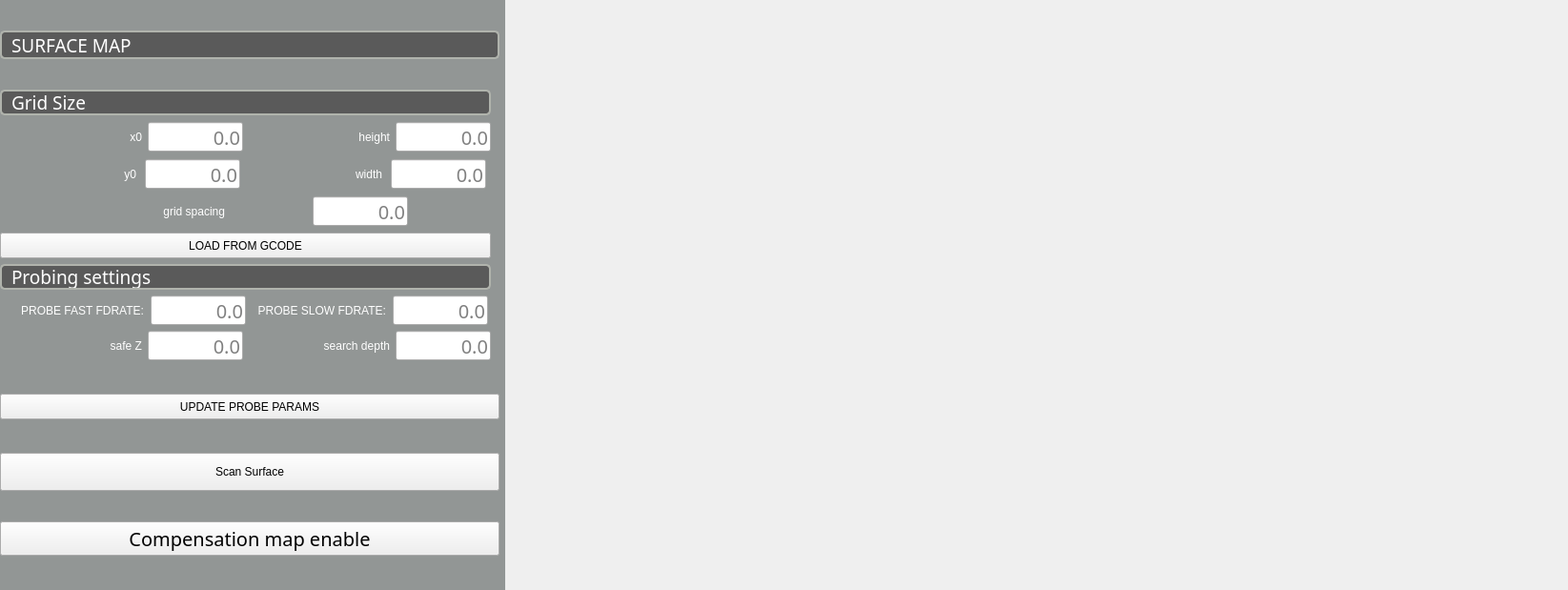
<?xml version="1.0" encoding="UTF-8"?>
<ui version="4.0">
 <class>SURFACEMAP</class>
 <widget class="QWidget" name="SURFACEMAP">
  <property name="geometry">
   <rect>
    <x>0</x>
    <y>0</y>
    <width>1645</width>
    <height>619</height>
   </rect>
  </property>
  <property name="maximumSize">
   <size>
    <width>1645</width>
    <height>619</height>
   </size>
  </property>
  <property name="windowTitle">
   <string>USER MAIN</string>
  </property>
  <property name="sidebar" stdset="0">
   <bool>false</bool>
  </property>
  <widget class="QWidget" name="widget_44" native="true">
   <property name="geometry">
    <rect>
     <x>0</x>
     <y>0</y>
     <width>530</width>
     <height>619</height>
    </rect>
   </property>
   <property name="sizePolicy">
    <sizepolicy hsizetype="Expanding" vsizetype="Preferred">
     <horstretch>1</horstretch>
     <verstretch>0</verstretch>
    </sizepolicy>
   </property>
   <property name="minimumSize">
    <size>
     <width>530</width>
     <height>0</height>
    </size>
   </property>
   <property name="maximumSize">
    <size>
     <width>530</width>
     <height>16777215</height>
    </size>
   </property>
   <property name="styleSheet">
    <string notr="true">.QWidget {
    background-color: #929695;;
}</string>
   </property>
   <layout class="QVBoxLayout" name="verticalLayout_41">
    <property name="topMargin">
     <number>6</number>
    </property>
    <property name="rightMargin">
     <number>6</number>
    </property>
    <property name="bottomMargin">
     <number>9</number>
    </property>
    <item>
     <widget class="QLabel" name="label_81">
      <property name="sizePolicy">
       <sizepolicy hsizetype="Preferred" vsizetype="Fixed">
        <horstretch>0</horstretch>
        <verstretch>0</verstretch>
       </sizepolicy>
      </property>
      <property name="minimumSize">
       <size>
        <width>0</width>
        <height>30</height>
       </size>
      </property>
      <property name="maximumSize">
       <size>
        <width>16777215</width>
        <height>30</height>
       </size>
      </property>
      <property name="font">
       <font>
        <family>Bebas Kai</family>
        <pointsize>14</pointsize>
        <weight>50</weight>
        <italic>false</italic>
        <bold>false</bold>
       </font>
      </property>
      <property name="styleSheet">
       <string notr="true">QLabel{
    border-style: solid;
    border-color: rgb(176, 179, 172);
    border-width: 2px;
    border-radius: 5px;
    color: white;
    background: rgb(90, 90, 90);
	font: 14pt &quot;Bebas Kai&quot;;
}</string>
      </property>
      <property name="text">
       <string>SURFACE MAP</string>
      </property>
      <property name="alignment">
       <set>Qt::AlignLeading|Qt::AlignLeft|Qt::AlignVCenter</set>
      </property>
      <property name="indent">
       <number>10</number>
      </property>
     </widget>
    </item>
    <item>
     <layout class="QVBoxLayout" name="verticalLayout_22">
      <property name="spacing">
       <number>6</number>
      </property>
      <property name="topMargin">
       <number>0</number>
      </property>
      <property name="rightMargin">
       <number>9</number>
      </property>
      <item>
       <widget class="QLabel" name="label_82">
        <property name="sizePolicy">
         <sizepolicy hsizetype="Preferred" vsizetype="Fixed">
          <horstretch>0</horstretch>
          <verstretch>0</verstretch>
         </sizepolicy>
        </property>
        <property name="minimumSize">
         <size>
          <width>0</width>
          <height>27</height>
         </size>
        </property>
        <property name="maximumSize">
         <size>
          <width>16777215</width>
          <height>27</height>
         </size>
        </property>
        <property name="font">
         <font>
          <family>Bebas Kai</family>
          <pointsize>14</pointsize>
          <weight>50</weight>
          <italic>false</italic>
          <bold>false</bold>
         </font>
        </property>
        <property name="styleSheet">
         <string notr="true">QLabel{
    border-style: solid;
    border-color: rgb(176, 179, 172);
    border-width: 2px;
    border-radius: 5px;
    color: white;
    background: rgb(90, 90, 90);
	font: 14pt &quot;Bebas Kai&quot;;
}</string>
        </property>
        <property name="text">
         <string>Grid Size</string>
        </property>
        <property name="indent">
         <number>10</number>
        </property>
       </widget>
      </item>
      <item>
       <layout class="QHBoxLayout" name="horizontalLayout_154">
        <property name="topMargin">
         <number>1</number>
        </property>
        <property name="bottomMargin">
         <number>1</number>
        </property>
        <item>
         <widget class="QLabel" name="label_83">
          <property name="sizePolicy">
           <sizepolicy hsizetype="Fixed" vsizetype="Fixed">
            <horstretch>0</horstretch>
            <verstretch>0</verstretch>
           </sizepolicy>
          </property>
          <property name="minimumSize">
           <size>
            <width>140</width>
            <height>31</height>
           </size>
          </property>
          <property name="maximumSize">
           <size>
            <width>150</width>
            <height>31</height>
           </size>
          </property>
          <property name="styleSheet">
           <string notr="true">QLabel{
font: 75 14pt &quot;Bebas Kai&quot;;
color: white;
}</string>
          </property>
          <property name="lineWidth">
           <number>0</number>
          </property>
          <property name="text">
           <string>x0</string>
          </property>
          <property name="alignment">
           <set>Qt::AlignRight|Qt::AlignTrailing|Qt::AlignVCenter</set>
          </property>
          <property name="indent">
           <number>0</number>
          </property>
         </widget>
        </item>
        <item>
         <widget class="VCPSettingsLineEdit" name="surface_scan_x0_3050">
          <property name="sizePolicy">
           <sizepolicy hsizetype="Fixed" vsizetype="Fixed">
            <horstretch>0</horstretch>
            <verstretch>0</verstretch>
           </sizepolicy>
          </property>
          <property name="minimumSize">
           <size>
            <width>100</width>
            <height>31</height>
           </size>
          </property>
          <property name="maximumSize">
           <size>
            <width>100</width>
            <height>31</height>
           </size>
          </property>
          <property name="font">
           <font>
            <family>bebas kai</family>
            <pointsize>15</pointsize>
            <weight>50</weight>
            <italic>false</italic>
            <bold>false</bold>
           </font>
          </property>
          <property name="focusPolicy">
           <enum>Qt::ClickFocus</enum>
          </property>
          <property name="styleSheet">
           <string notr="true">VCPSettingsLineEdit {
    font: 15pt &quot;bebas kai&quot;
}</string>
          </property>
          <property name="alignment">
           <set>Qt::AlignRight|Qt::AlignTrailing|Qt::AlignVCenter</set>
          </property>
          <property name="placeholderText">
           <string>0.0</string>
          </property>
          <property name="rules" stdset="0">
           <string>[{&quot;name&quot;: &quot;enable&quot;, &quot;property&quot;: &quot;Enable&quot;, &quot;expression&quot;: &quot;True if ch[0] else False&quot;, &quot;channels&quot;: [{&quot;url&quot;: &quot;status:all_axes_homed&quot;, &quot;trigger&quot;: true}]}]</string>
          </property>
          <property name="settingName" stdset="0">
           <string>surface-scan.x0</string>
          </property>
          <property name="textFormat" stdset="0">
           <string/>
          </property>
         </widget>
        </item>
        <item>
         <widget class="QLabel" name="label_85">
          <property name="sizePolicy">
           <sizepolicy hsizetype="Fixed" vsizetype="Fixed">
            <horstretch>0</horstretch>
            <verstretch>0</verstretch>
           </sizepolicy>
          </property>
          <property name="minimumSize">
           <size>
            <width>140</width>
            <height>31</height>
           </size>
          </property>
          <property name="maximumSize">
           <size>
            <width>150</width>
            <height>31</height>
           </size>
          </property>
          <property name="styleSheet">
           <string notr="true">QLabel{
font: 75 14pt &quot;Bebas Kai&quot;;
color: white;
}</string>
          </property>
          <property name="lineWidth">
           <number>0</number>
          </property>
          <property name="text">
           <string>height</string>
          </property>
          <property name="alignment">
           <set>Qt::AlignRight|Qt::AlignTrailing|Qt::AlignVCenter</set>
          </property>
          <property name="indent">
           <number>0</number>
          </property>
         </widget>
        </item>
        <item>
         <widget class="VCPSettingsLineEdit" name="surface_scan_height_3052">
          <property name="sizePolicy">
           <sizepolicy hsizetype="Fixed" vsizetype="Fixed">
            <horstretch>0</horstretch>
            <verstretch>0</verstretch>
           </sizepolicy>
          </property>
          <property name="minimumSize">
           <size>
            <width>100</width>
            <height>31</height>
           </size>
          </property>
          <property name="maximumSize">
           <size>
            <width>100</width>
            <height>31</height>
           </size>
          </property>
          <property name="font">
           <font>
            <family>bebas kai</family>
            <pointsize>15</pointsize>
            <weight>50</weight>
            <italic>false</italic>
            <bold>false</bold>
           </font>
          </property>
          <property name="focusPolicy">
           <enum>Qt::ClickFocus</enum>
          </property>
          <property name="styleSheet">
           <string notr="true">VCPSettingsLineEdit {
    font: 15pt &quot;bebas kai&quot;
}</string>
          </property>
          <property name="alignment">
           <set>Qt::AlignRight|Qt::AlignTrailing|Qt::AlignVCenter</set>
          </property>
          <property name="placeholderText">
           <string>0.0</string>
          </property>
          <property name="rules" stdset="0">
           <string>[{&quot;name&quot;: &quot;enable&quot;, &quot;property&quot;: &quot;Enable&quot;, &quot;expression&quot;: &quot;True if ch[0] else False&quot;, &quot;channels&quot;: [{&quot;url&quot;: &quot;status:all_axes_homed&quot;, &quot;trigger&quot;: true}]}]</string>
          </property>
          <property name="settingName" stdset="0">
           <string>surface-scan.height</string>
          </property>
         </widget>
        </item>
       </layout>
      </item>
      <item>
       <layout class="QHBoxLayout" name="horizontalLayout_155">
        <property name="topMargin">
         <number>1</number>
        </property>
        <property name="bottomMargin">
         <number>1</number>
        </property>
        <item>
         <widget class="QLabel" name="label_94">
          <property name="sizePolicy">
           <sizepolicy hsizetype="Fixed" vsizetype="Fixed">
            <horstretch>0</horstretch>
            <verstretch>0</verstretch>
           </sizepolicy>
          </property>
          <property name="minimumSize">
           <size>
            <width>140</width>
            <height>31</height>
           </size>
          </property>
          <property name="maximumSize">
           <size>
            <width>140</width>
            <height>31</height>
           </size>
          </property>
          <property name="baseSize">
           <size>
            <width>140</width>
            <height>30</height>
           </size>
          </property>
          <property name="styleSheet">
           <string notr="true">QLabel{
font: 75 14pt &quot;Bebas Kai&quot;;
color: white;
}</string>
          </property>
          <property name="lineWidth">
           <number>0</number>
          </property>
          <property name="text">
           <string>y0</string>
          </property>
          <property name="alignment">
           <set>Qt::AlignRight|Qt::AlignTrailing|Qt::AlignVCenter</set>
          </property>
          <property name="indent">
           <number>0</number>
          </property>
         </widget>
        </item>
        <item>
         <widget class="VCPSettingsLineEdit" name="surface_scan_x0_3051">
          <property name="sizePolicy">
           <sizepolicy hsizetype="Fixed" vsizetype="Fixed">
            <horstretch>0</horstretch>
            <verstretch>0</verstretch>
           </sizepolicy>
          </property>
          <property name="minimumSize">
           <size>
            <width>100</width>
            <height>31</height>
           </size>
          </property>
          <property name="maximumSize">
           <size>
            <width>100</width>
            <height>31</height>
           </size>
          </property>
          <property name="font">
           <font>
            <family>bebas kai</family>
            <pointsize>15</pointsize>
            <weight>50</weight>
            <italic>false</italic>
            <bold>false</bold>
           </font>
          </property>
          <property name="focusPolicy">
           <enum>Qt::ClickFocus</enum>
          </property>
          <property name="styleSheet">
           <string notr="true">VCPSettingsLineEdit {
    font: 15pt &quot;bebas kai&quot;
}</string>
          </property>
          <property name="alignment">
           <set>Qt::AlignRight|Qt::AlignTrailing|Qt::AlignVCenter</set>
          </property>
          <property name="placeholderText">
           <string>0.0</string>
          </property>
          <property name="rules" stdset="0">
           <string>[{&quot;name&quot;: &quot;enable&quot;, &quot;property&quot;: &quot;Enable&quot;, &quot;expression&quot;: &quot;True if ch[0] else False&quot;, &quot;channels&quot;: [{&quot;url&quot;: &quot;status:all_axes_homed&quot;, &quot;trigger&quot;: true}]}]</string>
          </property>
          <property name="settingName" stdset="0">
           <string>surface-scan.y0</string>
          </property>
          <property name="textFormat" stdset="0">
           <string/>
          </property>
         </widget>
        </item>
        <item>
         <widget class="QLabel" name="label_86">
          <property name="sizePolicy">
           <sizepolicy hsizetype="Fixed" vsizetype="Fixed">
            <horstretch>0</horstretch>
            <verstretch>0</verstretch>
           </sizepolicy>
          </property>
          <property name="minimumSize">
           <size>
            <width>140</width>
            <height>31</height>
           </size>
          </property>
          <property name="maximumSize">
           <size>
            <width>140</width>
            <height>31</height>
           </size>
          </property>
          <property name="baseSize">
           <size>
            <width>140</width>
            <height>30</height>
           </size>
          </property>
          <property name="styleSheet">
           <string notr="true">QLabel{
font: 75 14pt &quot;Bebas Kai&quot;;
color: white;
}</string>
          </property>
          <property name="lineWidth">
           <number>0</number>
          </property>
          <property name="text">
           <string>width</string>
          </property>
          <property name="alignment">
           <set>Qt::AlignRight|Qt::AlignTrailing|Qt::AlignVCenter</set>
          </property>
          <property name="indent">
           <number>0</number>
          </property>
         </widget>
        </item>
        <item>
         <widget class="VCPSettingsLineEdit" name="surface_scan_width_3053">
          <property name="sizePolicy">
           <sizepolicy hsizetype="Fixed" vsizetype="Fixed">
            <horstretch>0</horstretch>
            <verstretch>0</verstretch>
           </sizepolicy>
          </property>
          <property name="minimumSize">
           <size>
            <width>100</width>
            <height>31</height>
           </size>
          </property>
          <property name="maximumSize">
           <size>
            <width>100</width>
            <height>31</height>
           </size>
          </property>
          <property name="font">
           <font>
            <family>bebas kai</family>
            <pointsize>15</pointsize>
            <weight>50</weight>
            <italic>false</italic>
            <bold>false</bold>
           </font>
          </property>
          <property name="focusPolicy">
           <enum>Qt::ClickFocus</enum>
          </property>
          <property name="styleSheet">
           <string notr="true">VCPSettingsLineEdit {
    font: 15pt &quot;bebas kai&quot;
}</string>
          </property>
          <property name="alignment">
           <set>Qt::AlignRight|Qt::AlignTrailing|Qt::AlignVCenter</set>
          </property>
          <property name="placeholderText">
           <string>0.0</string>
          </property>
          <property name="rules" stdset="0">
           <string>[{&quot;name&quot;: &quot;enable&quot;, &quot;property&quot;: &quot;Enable&quot;, &quot;expression&quot;: &quot;True if ch[0] else False&quot;, &quot;channels&quot;: [{&quot;url&quot;: &quot;status:all_axes_homed&quot;, &quot;trigger&quot;: true}]}]</string>
          </property>
          <property name="settingName" stdset="0">
           <string>surface-scan.width</string>
          </property>
          <property name="textFormat" stdset="0">
           <string/>
          </property>
         </widget>
        </item>
       </layout>
      </item>
      <item>
       <layout class="QHBoxLayout" name="horizontalLayout_156">
        <property name="topMargin">
         <number>1</number>
        </property>
        <property name="bottomMargin">
         <number>1</number>
        </property>
        <item>
         <widget class="QLabel" name="label_87">
          <property name="sizePolicy">
           <sizepolicy hsizetype="Fixed" vsizetype="Fixed">
            <horstretch>0</horstretch>
            <verstretch>0</verstretch>
           </sizepolicy>
          </property>
          <property name="minimumSize">
           <size>
            <width>140</width>
            <height>31</height>
           </size>
          </property>
          <property name="maximumSize">
           <size>
            <width>150</width>
            <height>31</height>
           </size>
          </property>
          <property name="styleSheet">
           <string notr="true">QLabel{
font: 75 14pt &quot;Bebas Kai&quot;;
color: white;
}</string>
          </property>
          <property name="lineWidth">
           <number>0</number>
          </property>
          <property name="text">
           <string>grid spacing</string>
          </property>
          <property name="alignment">
           <set>Qt::AlignRight|Qt::AlignTrailing|Qt::AlignVCenter</set>
          </property>
          <property name="indent">
           <number>0</number>
          </property>
         </widget>
        </item>
        <item>
         <widget class="VCPSettingsLineEdit" name="surface_scan_step_3054">
          <property name="sizePolicy">
           <sizepolicy hsizetype="Fixed" vsizetype="Fixed">
            <horstretch>0</horstretch>
            <verstretch>0</verstretch>
           </sizepolicy>
          </property>
          <property name="minimumSize">
           <size>
            <width>100</width>
            <height>31</height>
           </size>
          </property>
          <property name="maximumSize">
           <size>
            <width>100</width>
            <height>31</height>
           </size>
          </property>
          <property name="font">
           <font>
            <family>bebas kai</family>
            <pointsize>15</pointsize>
            <weight>50</weight>
            <italic>false</italic>
            <bold>false</bold>
           </font>
          </property>
          <property name="focusPolicy">
           <enum>Qt::ClickFocus</enum>
          </property>
          <property name="styleSheet">
           <string notr="true">VCPSettingsLineEdit {
    font: 15pt &quot;bebas kai&quot;
}</string>
          </property>
          <property name="alignment">
           <set>Qt::AlignRight|Qt::AlignTrailing|Qt::AlignVCenter</set>
          </property>
          <property name="placeholderText">
           <string>0.0</string>
          </property>
          <property name="rules" stdset="0">
           <string>[{&quot;name&quot;: &quot;enable&quot;, &quot;property&quot;: &quot;Enable&quot;, &quot;expression&quot;: &quot;True if ch[0] else False&quot;, &quot;channels&quot;: [{&quot;url&quot;: &quot;status:all_axes_homed&quot;, &quot;trigger&quot;: true}]}]</string>
          </property>
          <property name="settingName" stdset="0">
           <string>surface-scan.x0</string>
          </property>
          <property name="textFormat" stdset="0">
           <string/>
          </property>
         </widget>
        </item>
       </layout>
      </item>
      <item>
       <widget class="SubCallButton" name="load_from_gcode_btn">
        <property name="sizePolicy">
         <sizepolicy hsizetype="Preferred" vsizetype="Fixed">
          <horstretch>0</horstretch>
          <verstretch>0</verstretch>
         </sizepolicy>
        </property>
        <property name="minimumSize">
         <size>
          <width>150</width>
          <height>27</height>
         </size>
        </property>
        <property name="maximumSize">
         <size>
          <width>16777215</width>
          <height>27</height>
         </size>
        </property>
        <property name="focusPolicy">
         <enum>Qt::NoFocus</enum>
        </property>
        <property name="styleSheet">
         <string notr="true">SubCallButton{
    border-style: solid;
    border-color: black;
    border-width: 2px;
    border-top-left-radius: 5px;
    border-bottom-left-radius: 5px;
    border-top-right-radius: 0px;
    border-bottom-right-radius: 0px;
    color: rgb(238, 238, 236);
	background-color: qlineargradient(spread:pad, x1:0, y1:0, x2:0, y2:1, stop:0 rgb(81, 86, 85), stop:0.489795 rgb(99, 102, 102), stop:0.699799 rgb(85, 88, 94), stop:0.90444 rgb(77, 84, 86), stop:0.160246 rgb(83, 84, 91), stop:1 rgb(109, 115, 118));
	font: 14pt &quot;Bebas Kai&quot;;
}

.SubCallButton:disabled {
    border-color: gray;
}

.SubCallButton:hover {
    background:  qlineargradient(x1: 0, y1: 0, x2: 0, y2: 1,
                                     stop: 0 #A19E9E, stop: 1.0 #5C5959);
}

.SubCallButton:pressed {
    background:  qlineargradient(spread:pad, x1:0, y1:0, x2:0, y2:1, stop:0 rgba(85, 85, 238, 255), stop:0.544974 rgba(90, 91, 239, 255), stop:1 rgba(126, 135, 243, 255));
}

.SubCallButton:checked[option=&quot;true&quot;] {
    background:  qlineargradient(spread:pad, x1:0, y1:0, x2:0, y2:1, stop:0 rgba(85, 85, 238, 255), stop:0.544974 rgba(90, 91, 239, 255), stop:1 rgba(126, 135, 243, 255));
}

.SubCallButton:checked {
    background:  qlineargradient(spread:pad, x1:0, y1:0, x2:0, y2:1, stop:0 rgba(85, 85, 238, 255), stop:0.544974 rgba(90, 91, 239, 255), stop:1 rgba(126, 135, 243, 255));
}</string>
        </property>
        <property name="text">
         <string>LOAD FROM GCODE</string>
        </property>
        <property name="filename" stdset="0">
         <string>surface_scan_param_update.ngc</string>
        </property>
       </widget>
      </item>
      <item>
       <widget class="QLabel" name="label_84">
        <property name="sizePolicy">
         <sizepolicy hsizetype="Preferred" vsizetype="Fixed">
          <horstretch>0</horstretch>
          <verstretch>0</verstretch>
         </sizepolicy>
        </property>
        <property name="minimumSize">
         <size>
          <width>0</width>
          <height>27</height>
         </size>
        </property>
        <property name="maximumSize">
         <size>
          <width>16777215</width>
          <height>27</height>
         </size>
        </property>
        <property name="font">
         <font>
          <family>Bebas Kai</family>
          <pointsize>14</pointsize>
          <weight>50</weight>
          <italic>false</italic>
          <bold>false</bold>
         </font>
        </property>
        <property name="styleSheet">
         <string notr="true">QLabel{
    border-style: solid;
    border-color: rgb(176, 179, 172);
    border-width: 2px;
    border-radius: 5px;
    color: white;
    background: rgb(90, 90, 90);
	font: 14pt &quot;Bebas Kai&quot;;
}</string>
        </property>
        <property name="text">
         <string>Probing settings</string>
        </property>
        <property name="indent">
         <number>10</number>
        </property>
       </widget>
      </item>
      <item>
       <layout class="QHBoxLayout" name="horizontalLayout">
        <item>
         <widget class="QLabel" name="label_90">
          <property name="sizePolicy">
           <sizepolicy hsizetype="Fixed" vsizetype="Fixed">
            <horstretch>0</horstretch>
            <verstretch>0</verstretch>
           </sizepolicy>
          </property>
          <property name="minimumSize">
           <size>
            <width>140</width>
            <height>31</height>
           </size>
          </property>
          <property name="maximumSize">
           <size>
            <width>150</width>
            <height>31</height>
           </size>
          </property>
          <property name="styleSheet">
           <string notr="true">QLabel{
font: 75 14pt &quot;Bebas Kai&quot;;
color: white;
}</string>
          </property>
          <property name="lineWidth">
           <number>0</number>
          </property>
          <property name="text">
           <string>PROBE FAST FDRATE:</string>
          </property>
          <property name="alignment">
           <set>Qt::AlignRight|Qt::AlignTrailing|Qt::AlignVCenter</set>
          </property>
          <property name="indent">
           <number>0</number>
          </property>
         </widget>
        </item>
        <item>
         <widget class="VCPSettingsLineEdit" name="probe_fast_fr_3016">
          <property name="sizePolicy">
           <sizepolicy hsizetype="Fixed" vsizetype="Fixed">
            <horstretch>0</horstretch>
            <verstretch>0</verstretch>
           </sizepolicy>
          </property>
          <property name="minimumSize">
           <size>
            <width>100</width>
            <height>31</height>
           </size>
          </property>
          <property name="maximumSize">
           <size>
            <width>100</width>
            <height>31</height>
           </size>
          </property>
          <property name="font">
           <font>
            <family>BebasKai</family>
            <pointsize>15</pointsize>
           </font>
          </property>
          <property name="focusPolicy">
           <enum>Qt::ClickFocus</enum>
          </property>
          <property name="alignment">
           <set>Qt::AlignRight|Qt::AlignTrailing|Qt::AlignVCenter</set>
          </property>
          <property name="placeholderText">
           <string>0.0</string>
          </property>
          <property name="rules" stdset="0">
           <string>[{&quot;name&quot;: &quot;enable&quot;, &quot;property&quot;: &quot;Enable&quot;, &quot;expression&quot;: &quot;True if ch[0] else False&quot;, &quot;channels&quot;: [{&quot;url&quot;: &quot;status:all_axes_homed&quot;, &quot;trigger&quot;: true}]}]</string>
          </property>
          <property name="settingName" stdset="0">
           <string>probe-parameters.probe-fast-fr</string>
          </property>
          <property name="textFormat" stdset="0">
           <string/>
          </property>
         </widget>
        </item>
        <item>
         <widget class="QLabel" name="label_89">
          <property name="sizePolicy">
           <sizepolicy hsizetype="Fixed" vsizetype="Fixed">
            <horstretch>0</horstretch>
            <verstretch>0</verstretch>
           </sizepolicy>
          </property>
          <property name="minimumSize">
           <size>
            <width>140</width>
            <height>31</height>
           </size>
          </property>
          <property name="maximumSize">
           <size>
            <width>140</width>
            <height>31</height>
           </size>
          </property>
          <property name="baseSize">
           <size>
            <width>140</width>
            <height>30</height>
           </size>
          </property>
          <property name="styleSheet">
           <string notr="true">QLabel{
font: 75 14pt &quot;Bebas Kai&quot;;
color: white;
}</string>
          </property>
          <property name="lineWidth">
           <number>0</number>
          </property>
          <property name="text">
           <string>PROBE SLOW FDRATE:</string>
          </property>
          <property name="alignment">
           <set>Qt::AlignRight|Qt::AlignTrailing|Qt::AlignVCenter</set>
          </property>
          <property name="indent">
           <number>0</number>
          </property>
         </widget>
        </item>
        <item>
         <widget class="VCPSettingsLineEdit" name="probe_slow_fr_3015">
          <property name="sizePolicy">
           <sizepolicy hsizetype="Fixed" vsizetype="Fixed">
            <horstretch>0</horstretch>
            <verstretch>0</verstretch>
           </sizepolicy>
          </property>
          <property name="minimumSize">
           <size>
            <width>100</width>
            <height>31</height>
           </size>
          </property>
          <property name="maximumSize">
           <size>
            <width>100</width>
            <height>31</height>
           </size>
          </property>
          <property name="font">
           <font>
            <family>BebasKai</family>
            <pointsize>15</pointsize>
           </font>
          </property>
          <property name="focusPolicy">
           <enum>Qt::ClickFocus</enum>
          </property>
          <property name="alignment">
           <set>Qt::AlignRight|Qt::AlignTrailing|Qt::AlignVCenter</set>
          </property>
          <property name="placeholderText">
           <string>0.0</string>
          </property>
          <property name="rules" stdset="0">
           <string>[{&quot;name&quot;: &quot;enable&quot;, &quot;property&quot;: &quot;Enable&quot;, &quot;expression&quot;: &quot;True if ch[0] else False&quot;, &quot;channels&quot;: [{&quot;url&quot;: &quot;status:all_axes_homed&quot;, &quot;trigger&quot;: true}]}]</string>
          </property>
          <property name="settingName" stdset="0">
           <string>probe-parameters.probe-slow-fr</string>
          </property>
          <property name="textFormat" stdset="0">
           <string/>
          </property>
         </widget>
        </item>
       </layout>
      </item>
      <item>
       <layout class="QHBoxLayout" name="horizontalLayout_2">
        <item>
         <widget class="QLabel" name="label_88">
          <property name="sizePolicy">
           <sizepolicy hsizetype="Fixed" vsizetype="Fixed">
            <horstretch>0</horstretch>
            <verstretch>0</verstretch>
           </sizepolicy>
          </property>
          <property name="minimumSize">
           <size>
            <width>140</width>
            <height>31</height>
           </size>
          </property>
          <property name="maximumSize">
           <size>
            <width>150</width>
            <height>31</height>
           </size>
          </property>
          <property name="styleSheet">
           <string notr="true">QLabel{
font: 75 14pt &quot;Bebas Kai&quot;;
color: white;
}</string>
          </property>
          <property name="lineWidth">
           <number>0</number>
          </property>
          <property name="text">
           <string>safe Z</string>
          </property>
          <property name="alignment">
           <set>Qt::AlignRight|Qt::AlignTrailing|Qt::AlignVCenter</set>
          </property>
          <property name="indent">
           <number>0</number>
          </property>
         </widget>
        </item>
        <item>
         <widget class="VCPSettingsLineEdit" name="surface_scan_height_3053">
          <property name="sizePolicy">
           <sizepolicy hsizetype="Fixed" vsizetype="Fixed">
            <horstretch>0</horstretch>
            <verstretch>0</verstretch>
           </sizepolicy>
          </property>
          <property name="minimumSize">
           <size>
            <width>100</width>
            <height>31</height>
           </size>
          </property>
          <property name="maximumSize">
           <size>
            <width>100</width>
            <height>31</height>
           </size>
          </property>
          <property name="font">
           <font>
            <family>bebas kai</family>
            <pointsize>15</pointsize>
            <weight>50</weight>
            <italic>false</italic>
            <bold>false</bold>
           </font>
          </property>
          <property name="focusPolicy">
           <enum>Qt::ClickFocus</enum>
          </property>
          <property name="styleSheet">
           <string notr="true">VCPSettingsLineEdit {
    font: 15pt &quot;bebas kai&quot;
}</string>
          </property>
          <property name="alignment">
           <set>Qt::AlignRight|Qt::AlignTrailing|Qt::AlignVCenter</set>
          </property>
          <property name="placeholderText">
           <string>0.0</string>
          </property>
          <property name="rules" stdset="0">
           <string>[{&quot;name&quot;: &quot;enable&quot;, &quot;property&quot;: &quot;Enable&quot;, &quot;expression&quot;: &quot;True if ch[0] else False&quot;, &quot;channels&quot;: [{&quot;url&quot;: &quot;status:all_axes_homed&quot;, &quot;trigger&quot;: true}]}]</string>
          </property>
          <property name="settingName" stdset="0">
           <string>surface-scan.height</string>
          </property>
         </widget>
        </item>
        <item>
         <widget class="QLabel" name="label_92">
          <property name="sizePolicy">
           <sizepolicy hsizetype="Fixed" vsizetype="Fixed">
            <horstretch>0</horstretch>
            <verstretch>0</verstretch>
           </sizepolicy>
          </property>
          <property name="minimumSize">
           <size>
            <width>140</width>
            <height>31</height>
           </size>
          </property>
          <property name="maximumSize">
           <size>
            <width>150</width>
            <height>31</height>
           </size>
          </property>
          <property name="styleSheet">
           <string notr="true">QLabel{
font: 75 14pt &quot;Bebas Kai&quot;;
color: white;
}</string>
          </property>
          <property name="lineWidth">
           <number>0</number>
          </property>
          <property name="text">
           <string>search depth</string>
          </property>
          <property name="alignment">
           <set>Qt::AlignRight|Qt::AlignTrailing|Qt::AlignVCenter</set>
          </property>
          <property name="indent">
           <number>0</number>
          </property>
         </widget>
        </item>
        <item>
         <widget class="VCPSettingsLineEdit" name="surface_scan_x0_3054">
          <property name="sizePolicy">
           <sizepolicy hsizetype="Fixed" vsizetype="Fixed">
            <horstretch>0</horstretch>
            <verstretch>0</verstretch>
           </sizepolicy>
          </property>
          <property name="minimumSize">
           <size>
            <width>100</width>
            <height>31</height>
           </size>
          </property>
          <property name="maximumSize">
           <size>
            <width>100</width>
            <height>31</height>
           </size>
          </property>
          <property name="font">
           <font>
            <family>bebas kai</family>
            <pointsize>15</pointsize>
            <weight>50</weight>
            <italic>false</italic>
            <bold>false</bold>
           </font>
          </property>
          <property name="focusPolicy">
           <enum>Qt::ClickFocus</enum>
          </property>
          <property name="styleSheet">
           <string notr="true">VCPSettingsLineEdit {
    font: 15pt &quot;bebas kai&quot;
}</string>
          </property>
          <property name="alignment">
           <set>Qt::AlignRight|Qt::AlignTrailing|Qt::AlignVCenter</set>
          </property>
          <property name="placeholderText">
           <string>0.0</string>
          </property>
          <property name="rules" stdset="0">
           <string>[{&quot;name&quot;: &quot;enable&quot;, &quot;property&quot;: &quot;Enable&quot;, &quot;expression&quot;: &quot;True if ch[0] else False&quot;, &quot;channels&quot;: [{&quot;url&quot;: &quot;status:all_axes_homed&quot;, &quot;trigger&quot;: true}]}]</string>
          </property>
          <property name="settingName" stdset="0">
           <string>surface-scan.x0</string>
          </property>
          <property name="textFormat" stdset="0">
           <string/>
          </property>
         </widget>
        </item>
       </layout>
      </item>
     </layout>
    </item>
    <item>
     <widget class="QWidget" name="widget_19" native="true">
      <property name="sizePolicy">
       <sizepolicy hsizetype="Preferred" vsizetype="Fixed">
        <horstretch>0</horstretch>
        <verstretch>0</verstretch>
       </sizepolicy>
      </property>
      <property name="minimumSize">
       <size>
        <width>0</width>
        <height>33</height>
       </size>
      </property>
      <property name="maximumSize">
       <size>
        <width>16777215</width>
        <height>33</height>
       </size>
      </property>
      <layout class="QHBoxLayout" name="horizontalLayout_57">
       <property name="spacing">
        <number>1</number>
       </property>
       <property name="leftMargin">
        <number>0</number>
       </property>
       <property name="topMargin">
        <number>0</number>
       </property>
       <property name="rightMargin">
        <number>0</number>
       </property>
       <property name="bottomMargin">
        <number>0</number>
       </property>
       <item>
        <widget class="SubCallButton" name="update_surface_scan_params">
         <property name="sizePolicy">
          <sizepolicy hsizetype="Preferred" vsizetype="Fixed">
           <horstretch>0</horstretch>
           <verstretch>0</verstretch>
          </sizepolicy>
         </property>
         <property name="minimumSize">
          <size>
           <width>150</width>
           <height>27</height>
          </size>
         </property>
         <property name="maximumSize">
          <size>
           <width>16777215</width>
           <height>27</height>
          </size>
         </property>
         <property name="focusPolicy">
          <enum>Qt::NoFocus</enum>
         </property>
         <property name="styleSheet">
          <string notr="true">SubCallButton{
    border-style: solid;
    border-color: black;
    border-width: 2px;
    border-top-left-radius: 5px;
    border-bottom-left-radius: 5px;
    border-top-right-radius: 0px;
    border-bottom-right-radius: 0px;
    color: rgb(238, 238, 236);
	background-color: qlineargradient(spread:pad, x1:0, y1:0, x2:0, y2:1, stop:0 rgb(81, 86, 85), stop:0.489795 rgb(99, 102, 102), stop:0.699799 rgb(85, 88, 94), stop:0.90444 rgb(77, 84, 86), stop:0.160246 rgb(83, 84, 91), stop:1 rgb(109, 115, 118));
	font: 14pt &quot;Bebas Kai&quot;;
}

.SubCallButton:disabled {
    border-color: gray;
}

.SubCallButton:hover {
    background:  qlineargradient(x1: 0, y1: 0, x2: 0, y2: 1,
                                     stop: 0 #A19E9E, stop: 1.0 #5C5959);
}

.SubCallButton:pressed {
    background:  qlineargradient(spread:pad, x1:0, y1:0, x2:0, y2:1, stop:0 rgba(85, 85, 238, 255), stop:0.544974 rgba(90, 91, 239, 255), stop:1 rgba(126, 135, 243, 255));
}

.SubCallButton:checked[option=&quot;true&quot;] {
    background:  qlineargradient(spread:pad, x1:0, y1:0, x2:0, y2:1, stop:0 rgba(85, 85, 238, 255), stop:0.544974 rgba(90, 91, 239, 255), stop:1 rgba(126, 135, 243, 255));
}

.SubCallButton:checked {
    background:  qlineargradient(spread:pad, x1:0, y1:0, x2:0, y2:1, stop:0 rgba(85, 85, 238, 255), stop:0.544974 rgba(90, 91, 239, 255), stop:1 rgba(126, 135, 243, 255));
}</string>
         </property>
         <property name="text">
          <string>UPDATE PROBE PARAMS</string>
         </property>
         <property name="filename" stdset="0">
          <string>surface_scan_param_update.ngc</string>
         </property>
        </widget>
       </item>
      </layout>
     </widget>
    </item>
    <item>
     <widget class="SubCallButton" name="surface_scan_button">
      <property name="sizePolicy">
       <sizepolicy hsizetype="Preferred" vsizetype="Fixed">
        <horstretch>1</horstretch>
        <verstretch>0</verstretch>
       </sizepolicy>
      </property>
      <property name="minimumSize">
       <size>
        <width>0</width>
        <height>40</height>
       </size>
      </property>
      <property name="maximumSize">
       <size>
        <width>16777215</width>
        <height>40</height>
       </size>
      </property>
      <property name="focusPolicy">
       <enum>Qt::NoFocus</enum>
      </property>
      <property name="styleSheet">
       <string notr="true">.SubCallButton {
    color: white;
    border-color: black;
    border-style: solid;
    border-radius: 5px;
    border-width: 2px;
    background: qlineargradient(spread:pad, x1:0, y1:1, x2:0, y2:0, stop:0 rgba(213, 218, 216, 255), stop:0.169312 rgba(82, 82, 83, 255), stop:0.328042 rgba(72, 70, 73, 255), stop:0.492063 rgba(78, 77, 79, 255), stop:0.703704 rgba(72, 70, 73, 255), stop:0.86 rgba(82, 82, 83, 255), stop:1 rgba(213, 218, 216, 255));
}

.SubCallButton {
    font-family: &quot;Bebas Kai&quot;;
    font-size: 15pt;
}

.SubCallButton:disabled {
    border-color: gray;
}

.SubCallButton:hover {
    background:  qlineargradient(x1: 0, y1: 0, x2: 0, y2: 1,
                                     stop: 0 #A19E9E, stop: 1.0 #5C5959);
}

.SubCallButton:pressed {
    background:  qlineargradient(spread:pad, x1:0, y1:0, x2:0, y2:1, stop:0 rgba(85, 85, 238, 255), stop:0.544974 rgba(90, 91, 239, 255), stop:1 rgba(126, 135, 243, 255));
}

.SubCallButton:checked[option=&quot;true&quot;] {
    background:  qlineargradient(spread:pad, x1:0, y1:0, x2:0, y2:1, stop:0 rgba(85, 85, 238, 255), stop:0.544974 rgba(90, 91, 239, 255), stop:1 rgba(126, 135, 243, 255));
}

.SubCallButton:checked {
    background:  qlineargradient(spread:pad, x1:0, y1:0, x2:0, y2:1, stop:0 rgba(85, 85, 238, 255), stop:0.544974 rgba(90, 91, 239, 255), stop:1 rgba(126, 135, 243, 255));
}</string>
      </property>
      <property name="text">
       <string>Scan Surface</string>
      </property>
      <property name="filename" stdset="0">
       <string>surface_test.ngc</string>
      </property>
     </widget>
    </item>
    <item>
     <widget class="HalButton" name="halbutton">
      <property name="font">
       <font>
        <family>BebasKai</family>
        <pointsize>15</pointsize>
        <kerning>true</kerning>
       </font>
      </property>
      <property name="text">
       <string>Compensation map enable</string>
      </property>
      <property name="checkable">
       <bool>true</bool>
      </property>
      <property name="pinBaseName" stdset="0">
       <string>halbutton_compensation_enable</string>
      </property>
     </widget>
    </item>
   </layout>
  </widget>
  <widget class="StatusLabel" name="statuslabel_23">
   <property name="geometry">
    <rect>
     <x>580</x>
     <y>30</y>
     <width>637</width>
     <height>17</height>
    </rect>
   </property>
   <property name="rules" stdset="0">
    <string>[{&quot;name&quot;: &quot;mix_extents&quot;, &quot;property&quot;: &quot;Text&quot;, &quot;expression&quot;: &quot;f\&quot;{ch[0]}\&quot;&quot;, &quot;channels&quot;: [{&quot;url&quot;: &quot;gcode_properties:min_extents&quot;, &quot;trigger&quot;: true}]}]</string>
   </property>
  </widget>
  <widget class="GCodeProperties" name="gcodeproperties">
   <property name="geometry">
    <rect>
     <x>700</x>
     <y>120</y>
     <width>691</width>
     <height>441</height>
    </rect>
   </property>
  </widget>
 </widget>
 <customwidgets>
  <customwidget>
   <class>SubCallButton</class>
   <extends>QPushButton</extends>
   <header>qtpyvcp.widgets.button_widgets.subcall_button</header>
  </customwidget>
  <customwidget>
   <class>StatusLabel</class>
   <extends>QLabel</extends>
   <header>qtpyvcp.widgets.display_widgets.status_label</header>
  </customwidget>
  <customwidget>
   <class>GCodeProperties</class>
   <extends>QWidget</extends>
   <header>qtpyvcp.widgets.display_widgets.gcode_properties</header>
  </customwidget>
  <customwidget>
   <class>VCPSettingsLineEdit</class>
   <extends>QLineEdit</extends>
   <header>qtpyvcp.widgets.input_widgets.setting_slider</header>
  </customwidget>
  <customwidget>
   <class>HalButton</class>
   <extends>QPushButton</extends>
   <header>qtpyvcp.widgets.hal_widgets.hal_button</header>
  </customwidget>
 </customwidgets>
 <resources>
  <include location="../../../../../../../usr/lib/python3/dist-packages/probe_basic/probe_basic.qrc"/>
 </resources>
 <connections/>
</ui>
